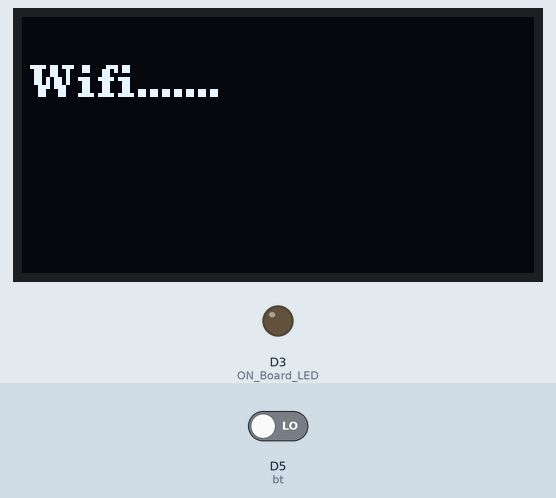
Recording of a sketch running on a simulated ESP8266 (NodeMCU). Shown: 128×64 one-colour display, output pins drawn as LEDs (lit = HIGH). The test bench sets the inputs (shaded band); at power-on: D5 (bt) LOW. WiFi joins after 1.5 s; servers stay silent unless stated; uploads are accepted with an empty reply; EEPROM starts erased; what the sketch prints to the serial monitor is not drawn. At 10.7 s the program restarts the board; the recording ends there.

Above: at 0.1 s.
At 8.1 s:
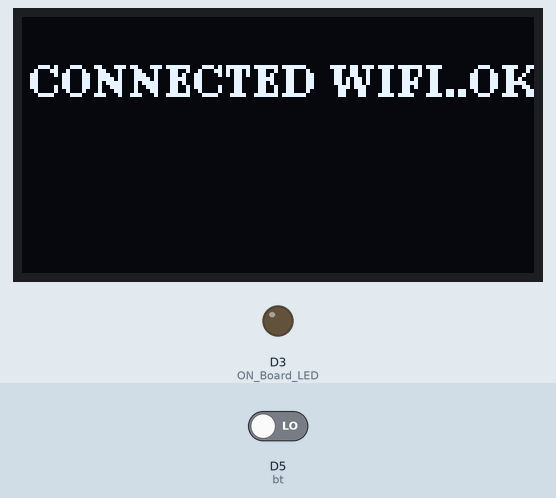
At 10.5 s:
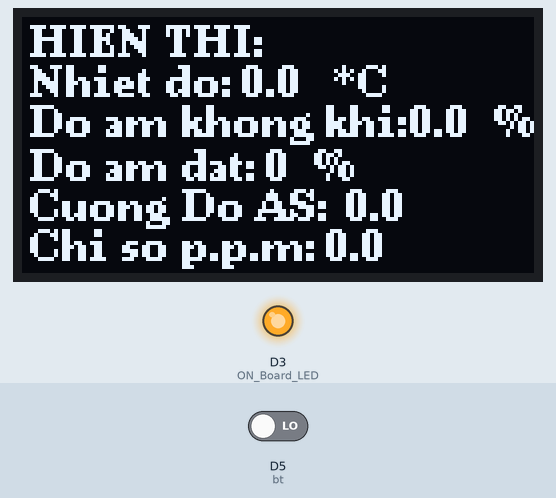
Timing chart, 0 to 10.7 s (numbered marks = the images above):
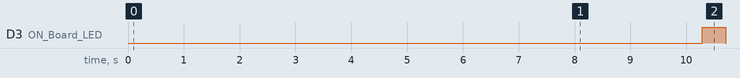

The sketch:

gateway.ino
```cpp
#include <ESP8266WiFi.h>
#include <WiFiClient.h>
#include <ESP8266WebServer.h>
#include <ESP8266HTTPClient.h>
#include <EEPROM.h>
#include <DNSServer.h>
#include <WiFiManager.h>
#include <SoftwareSerial.h>
#include <ArduinoJson.h>
#include <Wire.h>
#include <U8g2lib.h>

U8G2_SSD1306_128X64_NONAME_F_SW_I2C u8g2(U8G2_R0, D1, D2, U8X8_PIN_NONE); // khởi tạo oled
SoftwareSerial mySerial(D7, D8); // TX, RX
#define ON_Board_LED D3
#define bt D5
//======================================== SSID and Password of your WiFi router.
const char* ssid = "NgaT5";
const char* password = "nga151989";
// char auth[] = "Your token";
WiFiManager wifiManager;
//======================================== Variables for HTTP POST request data.
String postData = ""; //--> Variables sent for HTTP POST request data.
String payload = "";  //--> Variable for receiving response from HTTP POST.
//========================================
float hum, temp, lux, ppm;
int soil_humi;
int moc[10];                  // mảng lưu số dữ liệu trong 1 khung truyền
String data1[10], data2[10];  // mảng lưu dữ liệu trong một khung truyền
void shownode() {
  char tempstr[2];
  char humstr[2];
  char Soil_humstr[2];
  char lux_str[2];
  char ppmstr[2];
  u8g2.clearBuffer();                  // xóa màn hình
  sprintf(tempstr, "%.1f", temp);      //chuyển nhiệt độ sang kiểu xâu kí tự
  u8g2.setFont(u8g2_font_ncenB08_tr);  // Chọn font chữ
  u8g2.drawStr(2, 10, "HIEN THI:");
  u8g2.drawStr(2, 20, "Nhiet do: ");
  u8g2.drawStr(55, 20, tempstr);
  u8g2.drawStr(78, 20, "*C");
  //
  sprintf(humstr, "%.1f", hum);  // chuyển độ ẩm sang kiểu xâu kí tự
  u8g2.drawStr(2, 30, "Do am khong khi: ");
  u8g2.drawStr(97, 30, humstr);
  u8g2.drawStr(118, 30, "%");
  //
  sprintf(Soil_humstr, "%d", soil_humi);  // chuyển độ ẩm sang kiểu xâu kí tự
  u8g2.drawStr(2, 41, "Do am dat: ");
  u8g2.drawStr(61, 41, Soil_humstr);
  u8g2.drawStr(73, 41, "%");
  //
  sprintf(lux_str, "%.1f", lux);      //chuyển nhiệt độ sang kiểu xâu kí tự
  u8g2.drawStr(2, 51, "Cuong Do AS: ");
  u8g2.drawStr(81,51, lux_str);
  //
  sprintf(ppmstr, "%.1f", ppm);
  u8g2.drawStr(2, 61, "Chi so p.p.m: ");
  u8g2.drawStr(76, 61,ppmstr);
  u8g2.sendBuffer();  //Hiển thị nội dung từ bộ đệm lên màn hình
}

void nhan_du_lieu() {
  int j = 1;
  int end;
  moc[0] = -1;
  if (mySerial.available()) {
    String input = mySerial.readString();
    Serial.println(input);
    for (int i = 0; i < input.length(); i++) {
      if (input[i] == '*') {
        end = i;
        break;
      }
      if (input[i] == ';') {
        moc[j] = i;
        j++;
      }
    }
    if (input[0] == '1') {
      for (int t = 0; t < j; t++) {
        if (t < j - 1) data1[t] = input.substring(moc[t] + 1, moc[t + 1]);
        else data1[t] = input.substring(moc[t] + 1, end);
        Serial.println(data1[t]);
      }
    }
    if (input[0] == '2') {
      for (int t = 0; t < j; t++) {
        if (t < j - 1) data2[t] = input.substring(moc[t] + 1, moc[t + 1]);
        else data2[t] = input.substring(moc[t] + 1, end);
      }
    }
  }
}
void setup() {
  u8g2.begin();
  Serial.begin(115200);
  mySerial.begin(115200);
  pinMode(D2, OUTPUT);
  pinMode(ON_Board_LED,OUTPUT); //--> On Board LED port Direction output.
  digitalWrite(ON_Board_LED, LOW); //--> Turn off Led On Board.
 //---------------------------------------- Make WiFi on ESP32 in "STA/Station" mode and start connecting to WiFi Router/Hotspot
  long t = millis();
  pinMode(bt, INPUT); //bt wire D5 and 3.3V
  EEPROM.begin(512);
  Serial.begin(9600);
  u8g2.clearBuffer();                  // xóa màn hình
  u8g2.setFont(u8g2_font_ncenB08_tr);  // Chọn font chữ
  u8g2.drawStr(2, 20, "Wifi.......");
  u8g2.sendBuffer();  //Hiển thị nội dung từ bộ đệm lên màn hình
  delay(3000);
  if (digitalRead(bt) == 1) {
  u8g2.clearBuffer();                  // xóa màn hình
  u8g2.setFont(u8g2_font_ncenB08_tr);  // Chọn font chữ
  u8g2.drawStr(2, 20, "Wifi Config:");
  u8g2.drawStr(2, 30, "192.168.4.1");
  u8g2.sendBuffer();  //Hiển thị nội dung từ bộ đệm lên màn hình
  wifiManager.resetSettings();
  delay(1000);
  }
  wifiManager.autoConnect("ESP8266");
  Serial.println("connected...ok :)");
  ////////////////////
  delay(1000);
  // Serial.begin(115200);
  WiFi.mode(WIFI_OFF);
  delay(1000);
  WiFi.mode(WIFI_STA);
  WiFi.begin(WiFi.SSID(),WiFi.psk());
  Serial.println("");
  Serial.print("Connecting");
  while (WiFi.status() != WL_CONNECTED) {
    delay(500);
    Serial.print(".");
  }
  Serial.println("");
  Serial.print("Connected to ");
  Serial.print("IP address: ");
  Serial.println(WiFi.localIP());
  Serial.println("connected...ok :)");
  u8g2.clearBuffer();                  // xóa màn hình
  u8g2.setFont(u8g2_font_ncenB08_tr);  // Chọn font chữ
  u8g2.drawStr(2, 20, "CONNECTED WIFI..OK");
  u8g2.sendBuffer();  //Hiển thị nội dung từ bộ đệm lên màn hình
    //........................................
  //----------------------------------------
  digitalWrite(ON_Board_LED, LOW); //--> Turn off the On Board LED when it is connected to the wifi router.
  delay(2000);
  while (!Serial); // Đợi kết nối với Serial Monitor để hoạt động ở chế độ Normal
}

void loop() {
  WiFiClient client;
  nhan_du_lieu();
    /*nhận data node 1*/
  hum = data1[1].toFloat();
  temp = data1[2].toFloat();
  soil_humi = data1[3].toInt();
  Serial.println("NODE 1: ");
  Serial.print("Recieved Humidity:  ");
  Serial.println(hum);
  Serial.print("Recieved Temperature:  ");
  Serial.println(temp);
  Serial.print("Recieved Soil_humidity:  ");
  Serial.println(soil_humi);
  Serial.println("-----------------------------------------");
  /*Nhận data node 2 */
  lux = data2[1].toFloat();
  ppm = data2[2].toFloat();
  Serial.println("NODE 2: ");
  Serial.print("Recieved light:  ");
  Serial.println(lux);
  Serial.print("Recieved ppm:  ");
  Serial.println(ppm);
  Serial.println("-----------------------------------------");
  shownode();
  if(WiFi.status()== WL_CONNECTED) {
    HTTPClient http;  //--> Declare object of class HTTPClient.
    int httpCode;     //--> Variables for HTTP return code.

    //........................................ Process to get LEDs data from database to control LEDs.
    postData = "id=esp8266_01";
    payload = "";

    digitalWrite(ON_Board_LED, HIGH);
    Serial.println();
    Serial.println("---------------getdata.php");
    // Example : http.begin("http://192.168.0.0/ESP32_MySQL_Database/Final/getdata.php");
    http.begin(client,"http://192.168.56.1/nongnghiep/getdata.php");;  //--> Specify request destination
    http.addHeader("Content-Type", "application/x-www-form-urlencoded");        //--> Specify content-type header

    httpCode = http.POST(postData); //--> Send the request
    payload = http.getString();     //--> Get the response payload

    Serial.print("httpCode : ");
    Serial.println(httpCode); //--> Print HTTP return code
    Serial.print("payload  : ");
    Serial.println(payload);  //--> Print request response payload

    http.end();  //--> Close connection
    Serial.println("---------------");
    digitalWrite(ON_Board_LED, LOW);
    postData = "id=esp8266_01";
    //float hum, temp, val_lux, val_soil;
    postData += "&temperature=" + String(temp);
    postData += "&humidity=" + String(hum);
    postData += "&soil=" + String(soil_humi);
    postData += "&light=" + String(lux);
    postData += "&concentration=" + String(ppm);
    payload = "";

    digitalWrite(ON_Board_LED, HIGH);
    Serial.println();
    Serial.println("---------------updatesData.php");
    // Example : http.begin("http://192.168.0.0/ESP32_MySQL_Database/Final/updateDHT11data_and_recordtable.php");
    http.begin(client,"http://192.168.56.1/nongnghiep/getdata.php");  //--> Specify request destination
    http.addHeader("Content-Type", "application/x-www-form-urlencoded");  //--> Specify content-type header

    httpCode = http.POST(postData); //--> Send the request
    payload = http.getString();  //--> Get the response payload

    Serial.print("httpCode : ");
    Serial.println(httpCode); //--> Print HTTP return code
    Serial.print("payload  : ");
    Serial.println(payload);  //--> Print request response payload

    http.end();  //Close connection
    Serial.println("---------------");
    digitalWrite(ON_Board_LED, LOW);
    //........................................
  }

}
```

Measured:
- by itself, D3 (ON_Board_LED): LOW → HIGH at 10.3 s, → LOW 0.42 s later
- what the display in image 1 shows lasts 2.2 s, from 8.1 s to 10.3 s
